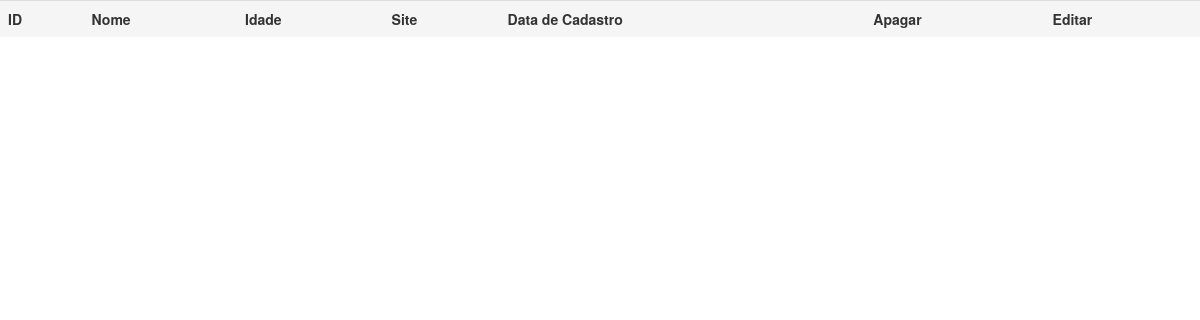
The app's page /contatos/mostrar/13, older data.
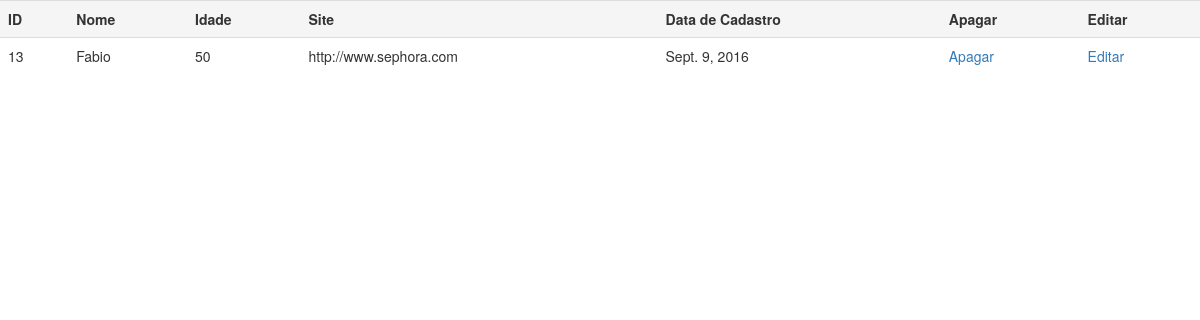
The same page, newer data.
### contatos/models.py (models this page shows, shortened)
class Pessoa(models.Model):
    nome = models.CharField(max_length=80)
    idade = models.PositiveIntegerField()
    site = models.URLField()
    datacadastro = models.DateField()

### contatos/views.py (the view)
# urls.py: url(r'^mostrar/(?P<id>\d+)', mostrar, name="par"),
def mostrar(request, id):
    query = Pessoa.objects.filter(id=id)
    return render(request, "contatos/mostrar.html", {'pessoas': query})

### contatos/templates/contatos/mostrar.html
{% extends "contatos/base.html" %}
{% block content %}
<table class="table table-hover">
    <tr>
        <th>ID</th>
        <th>Nome</th>
        <th>Idade</th>
        <th>Site</th>
        <th>Data de Cadastro</th>
        <th>Apagar</th>
        <th>Editar</th>
    </tr>
    {% for i in pessoas %}
    <tr>
        <td>{{ i.id }}</td>
        <td>{{ i.nome }}</td>
        <td>{{i.idade}}</td>
        <td>{{i.site}}</td>
        <td>{{ i.datacadastro }}</td>
        <td><a href="{%url 'apagar' i.id %}">Apagar</a></td>
        <td><a href="{%url 'editar' i.id %}">Editar</a></td>
    </tr>
    {% endfor %}
</table>
{% endblock %}

Row changes from the older to the newer data that the page shows:
added Pessoa: id "13", nome "Fabio", idade "50", site "http://www.sephora.com", datacadastro "Sept. 9, 2016"
